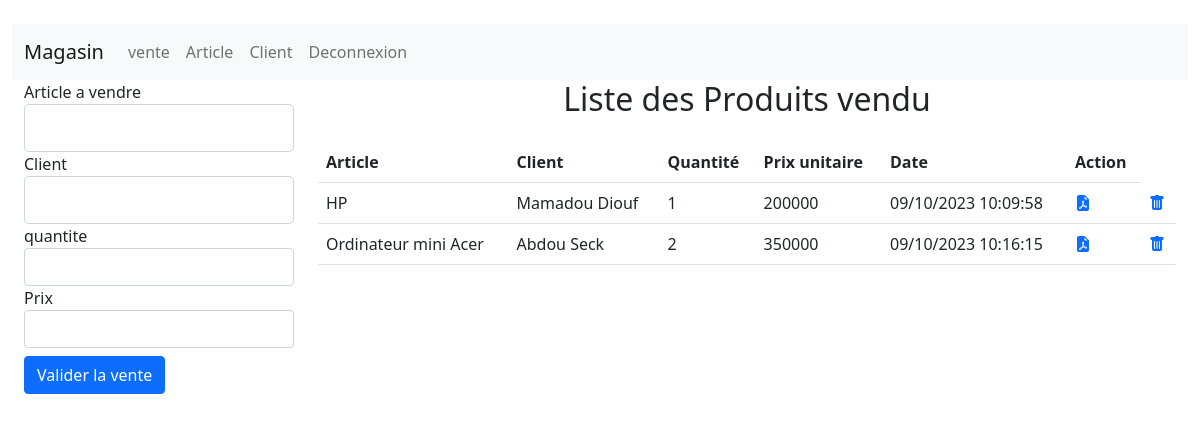
Page /vue/vente.php on the committed database.
### tables this page shows
CREATE TABLE IF NOT EXISTS `vente` (
  `id` int NOT NULL AUTO_INCREMENT,
  `id_article` int NOT NULL,
  `id_client` int NOT NULL,
  `quantite` int NOT NULL,
  `prix` int NOT NULL,
  `date_vente` timestamp NOT NULL DEFAULT CURRENT_TIMESTAMP,
  `etat` enum('0','1') NOT NULL DEFAULT '1',
  PRIMARY KEY (`id`),
  KEY `id_article` (`id_article`),
  KEY `id_client` (`id_client`)
);

CREATE TABLE IF NOT EXISTS `article` (
  `id` int NOT NULL AUTO_INCREMENT,
  `nom_article` varchar(50) NOT NULL,
  `categorie` varchar(250) NOT NULL,
  `quantite` int NOT NULL,
  `prix_unitaire` int NOT NULL,
  `date_fabrication` datetime NOT NULL,
  `date_expiration` datetime NOT NULL,
  `images` varchar(255) DEFAULT NULL,
  PRIMARY KEY (`id`),
  KEY `id_categorie` (`categorie`)
);

CREATE TABLE IF NOT EXISTS `client` (
  `id` int NOT NULL AUTO_INCREMENT,
  `nom` varchar(30) NOT NULL,
  `prenom` varchar(30) NOT NULL,
  `telephone` varchar(30) NOT NULL,
  `adresse` varchar(50) NOT NULL,
  PRIMARY KEY (`id`)
);

### model/function.php (called while the page is built)
<?php include "connexion.php";
function getArticles($id=null) {
    if (!empty($id)) {
        $sql = "SELECT * FROM article WHERE id=?";
        $req = $GLOBALS['connexion']->prepare($sql);
        $req->execute(array($id));
        return $req->fetch();
    }else{
        $sql = "SELECT * FROM article";
        $req = $GLOBALS['connexion']->prepare($sql);
        $req->execute();
        return $req->fetchAll();
    }
}
function getClients($id=null) {
    if (!empty($id)) {
        $sql = "SELECT * FROM client WHERE id=?";
        $req = $GLOBALS['connexion']->prepare($sql);
        $req->execute(array($id));
        return $req->fetch();
    }else{
        $sql = "SELECT * FROM client";
        $req = $GLOBALS['connexion']->prepare($sql);
        $req->execute();
        return $req->fetchAll();
    }
}
function getVente($id=null) {
    if (!empty($id)) {
        $sql = "SELECT v.id,nom_article, nom, prenom, v.quantite, telephone, prix, date_vente, adresse, prix_unitaire
        FROM client AS c, vente AS v, article AS a WHERE v.id_article=a.id AND v.id_client=c.id AND v.id=? AND etat=?";
        $req = $GLOBALS['connexion']->prepare($sql);
        $req->execute(array($id,1));
        return $req->fetch();
    }else{
        $sql =  "SELECT v.id AS id,nom_article, nom, prenom, v.quantite, prix, date_vente, adresse, a.id AS idArticle
        FROM client AS c, vente AS v, article AS a WHERE v.id_article=a.id AND v.id_client=c.id AND etat=?";
        $req = $GLOBALS['connexion']->prepare($sql);
        $req->execute(array(1));
        return $req->fetchAll();
    }
}

### vue/vente.php (the view, shortened to what this page needs)
<?php
include  "header.php";
include_once "../model/function.php";
?>
<?php include "menu.php" ?>
<div class="col-3">
  <form action="<?= !empty($_GET['id']) ? "../model/modifVente.php" : "../model/ajoutVente.php"  ?>" method="post">
    <div class="form-group">
      <label for="id_article">Article a vendre</label>
      <select class="form-control form-control-lg" onchange="setPrix()" id="id_article" name="id_article">
      <option></option>
       <?php
        $articles = getArticles();
        if (!empty($articles) && is_array($articles)) {
          foreach ($articles as $key => $value) {
        ?>
            <option data-prix="<?= $value['prix_unitaire']?>" value="<?= $value['id']  ?>"><?= $value['nom_article'] . " -  " . $value['quantite'] . " disponibles"  ?></option>
        <?php
          }
        }
        ?>
      </select>
    </div>
    <div class="form-group">
      <label for="id_article">Client</label>
      <select class="form-control form-control-lg" id="id_client" name="id_client">
      <option></option>
        <?php
        $clients = getClients();
        if (!empty($clients) && is_array($clients)) {
          foreach ($clients as $key => $value) {
        ?>
            <option  value="<?= $value['id']  ?>"><?= $value['prenom'] . "   " . $value['nom']  ?></option>
        <?php
          }
        }
        ?>
      </select>
    </div>
    <div class="form-group">
      <label for="quantite">quantite</label>
      <input onclick="setPrix()" value="<?= !empty($_GET['id']) ? $article['quantite'] : "" ?>" type="number" class="form-control" id="quantite" name="quantite">
    </div>
    <div class="form-group">
      <label for="prix_unitaire">Prix</label>
      <input value="<?= !empty($_GET['id']) ? $article['prix'] : "" ?>" type="number" class="form-control" id="prix" name="prix">
    </div>
    <button class="btn btn-primary mt-2" type="submit">Valider la vente</button>
  </form>
</div>
<div class="col-9">
<h2 class="text-center mb-4">Liste des Produits vendu</h2>
  <table class="table">
    <tr>
      <th scope="col">Article</th>
      <th scope="col">Client</th>
      <th scope="col">Quantité</th>
      <th scope="col">Prix unitaire</th>
      <th scope="col">Date</th>
      <th scope="col">Action</th>
    </tr>
    <?php
    $vente =  getVente();
    if (!empty($vente) && is_array($vente)) {
      foreach ($vente as $key => $value) {
    ?>
        <tr>
          <td><?= $value['nom_article']; ?></td>
          <td><?= $value['prenom']. " ".$value['nom']; ?></td>
          <td><?= $value['quantite']; ?></td>
          <td><?= $value['prix']; ?></td>
          <td><?= date('d/m/Y H:i:s', strtotime($value['date_vente'])) ?></td>
          <td><a href="recuVente.php?id=<?= $value['id'] ?>"><i class="bi bi-file-earmark-pdf-fill"></i></a></td>
          <td><a onclick="annuleVente(<?= $value['id'] ?>, <?= $value['idArticle'] ?>, <?= $value['quantite'] ?>)" href=""><i class="bi bi-trash-fill"></i></a></td>
        </tr>
    <?php
      }
    }
    ?>
  </table>
</div>
</div>
</div>
  <?php include_once "footer.php" ?>

### rows in the picture
vente: id_article.nom_article "HP", id_client.prenom "Mamadou", id_client.nom "Diouf", quantite "1", prix "200000", date_vente "09/10/2023 10:09:58"
vente: id_article.nom_article "Ordinateur mini Acer", id_client.prenom "Abdou", id_client.nom "Seck", quantite "2", prix "350000", date_vente "09/10/2023 10:16:15"
